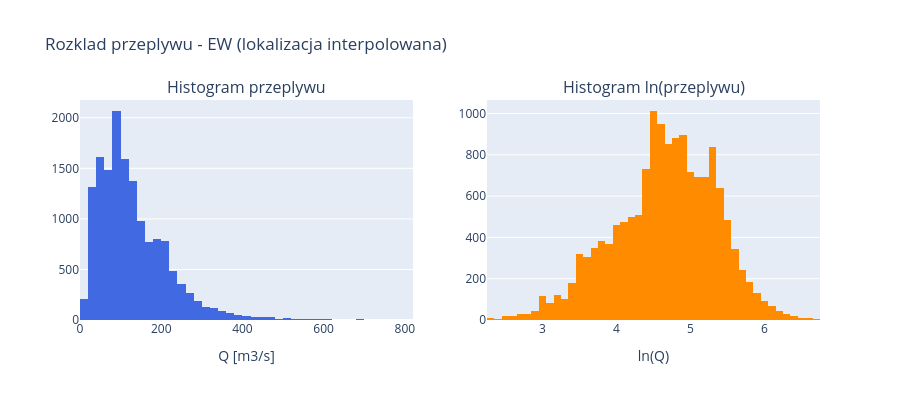

Notebook code for this chart:
### Markdown cell above
**Prompt do LLM:**
> *"Napisz kod z plotly make_subplots ktory narysuje 2 histogramy obok siebie: przeplyw Q i ln(Q). Użyj np.log() do transformacji."*

**Użyte moduły/funkcje:** `plotly.subplots.make_subplots()` — 2 histogramy, np.log() dla transformacji

### Code cell
sdf = df[df['station_id'] == PRIMARY_STATION]['discharge_m3s'].dropna()

fig = make_subplots(rows=1, cols=2, subplot_titles=['Histogram przeplywu', 'Histogram ln(przeplywu)'])

fig.add_trace(
    go.Histogram(x=sdf, nbinsx=80, name='Q', marker_color='royalblue'),
    row=1, col=1
)
fig.add_trace(
    go.Histogram(x=np.log(sdf), nbinsx=80, name='ln(Q)', marker_color='darkorange'),
    row=1, col=2
)
fig.update_xaxes(title_text='Q [m3/s]', row=1, col=1)
fig.update_xaxes(title_text='ln(Q)', row=1, col=2)
fig.update_layout(title=f'Rozklad przeplywu - {name}', height=400, showlegend=False)
fig.show()

### Figure 1 — Plotly figure (JSON) as saved in the notebook; plotly's stock layout.template omitted (floating-point values rounded to 4 significant figures; data arrays with more than 128 entries replaced by an {"elided": "..."} marker saying what was removed)
{"data": [{"marker": {"color": "royalblue"}, "name": "Q", "nbinsx": 80, "type": "histogram", "x": {"elided": "14975 float values"}, "xaxis": "x", "yaxis": "y"}, {"marker": {"color": "darkorange"}, "name": "ln(Q)", "nbinsx": 80, "type": "histogram", "x": {"elided": "14975 float values"}, "xaxis": "x2", "yaxis": "y2"}], "layout": {"annotations": [{"font": {"size": 16}, "showarrow": false, "text": "Histogram przeplywu", "x": 0.225, "xanchor": "center", "xref": "paper", "y": 1.0, "yanchor": "bottom", "yref": "paper"}, {"font": {"size": 16}, "showarrow": false, "text": "Histogram ln(przeplywu)", "x": 0.775, "xanchor": "center", "xref": "paper", "y": 1.0, "yanchor": "bottom", "yref": "paper"}], "height": 400, "showlegend": false, "title": {"text": "Rozklad przeplywu - EW (lokalizacja interpolowana)"}, "xaxis": {"anchor": "y", "domain": [0.0, 0.45], "title": {"text": "Q [m3/s]"}}, "xaxis2": {"anchor": "y2", "domain": [0.55, 1.0], "title": {"text": "ln(Q)"}}, "yaxis": {"anchor": "x", "domain": [0.0, 1.0]}, "yaxis2": {"anchor": "x2", "domain": [0.0, 1.0]}}}
